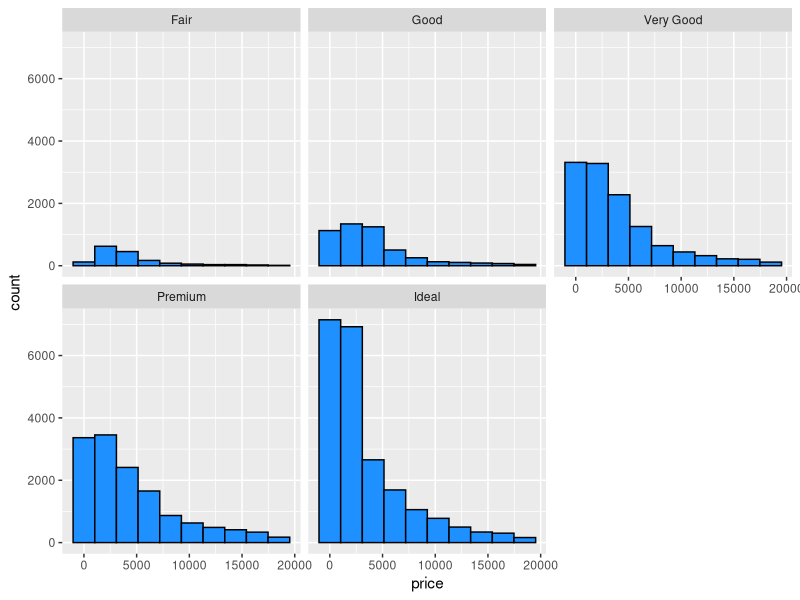
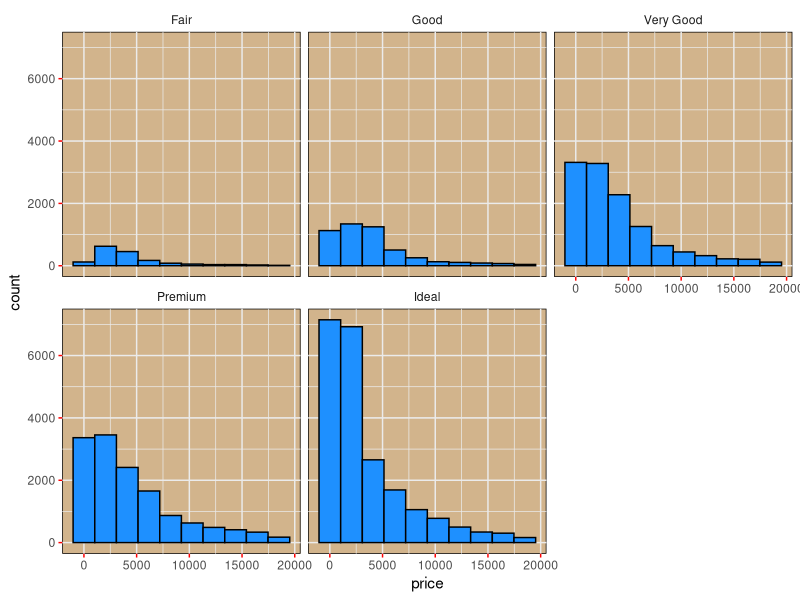

Recreate these plots in R, in order.
## ---- chunk 1
library(tidyverse)

data("diamonds")
## ---- chunk 2
ggplot(data = diamonds, 
       aes(x = price))+
  geom_histogram(fill = "dodgerblue", color = "black", bins = 10, bindwith = 1000)+
  facet_wrap(~cut)
## ---- chunk 3
ggplot(data = diamonds, 
       aes(x = price))+
  geom_histogram(fill = "dodgerblue", color = "black", bins = 10)+
  facet_wrap(~cut)+
  theme_minimal()+
  theme(axis.ticks = element_line(color = "red"), 
        panel.background = element_rect(fill = "tan"))
